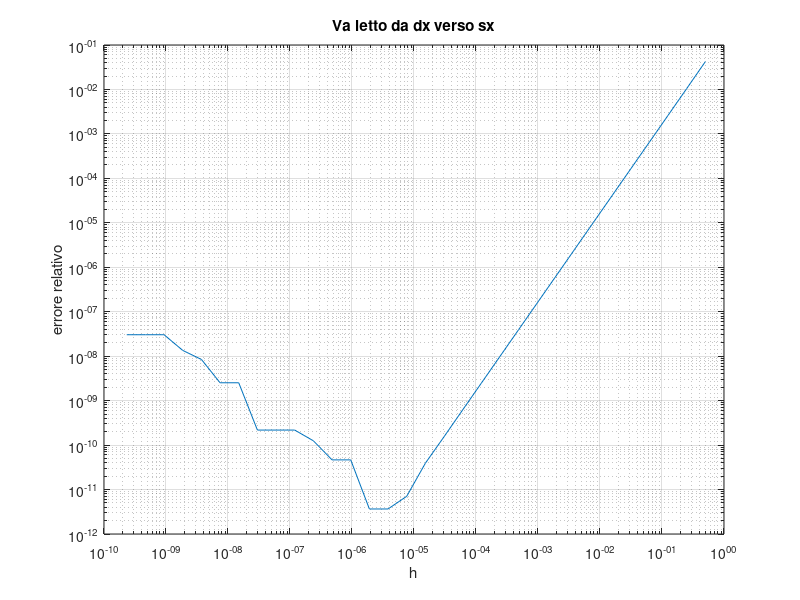

Source code (MATLAB):
% Esercitazione 2 - es.5
close all 
clear all
clc

f=@(x) exp(x);  % funzione inline
f1=@(x) exp(x);  % derivata di f
k=[1:32];
h=2.^-k;

x=1;  % punto in cui voglio approssimare la derivata prima
r=(f(x+h)-f(x-h))./(2*h);  % rapporto incrementale

err_rel=abs(f1(x)-r)./abs(f1(x));
disp([k' err_rel'])

loglog(h,err_rel), grid on
ylabel('errore relativo')
xlabel('h')
title('Va letto da dx verso sx')
